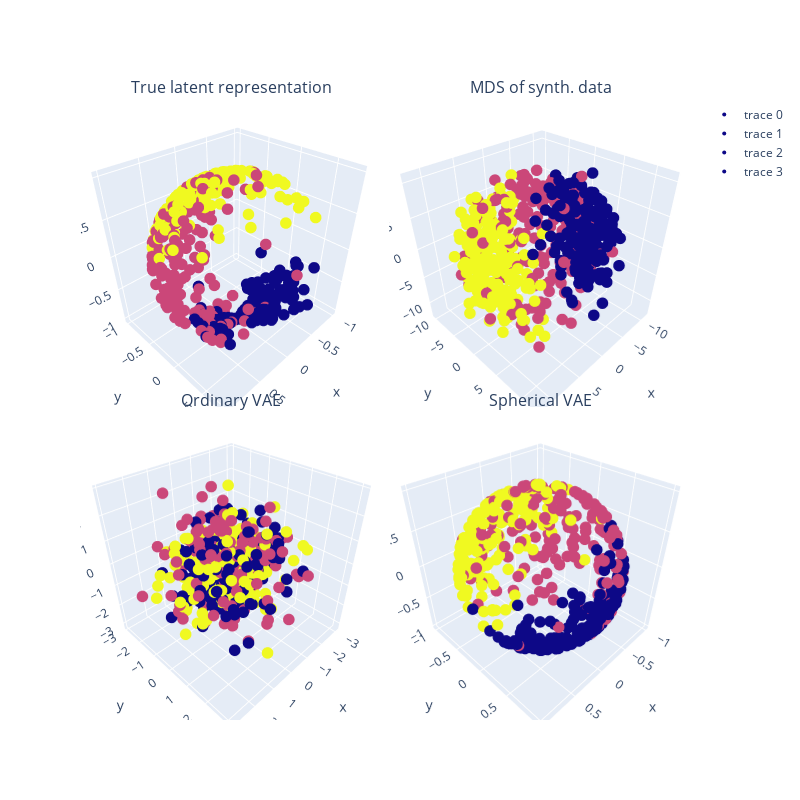

The notebook cell this image was saved under:
### Markdown cell above
# All together

### Code cell
fig.update_layout(width=800, height=800)

### Figure 1 — Plotly figure (JSON) as saved in the notebook; plotly's stock layout.template omitted (floating-point values rounded to 4 significant figures; data arrays with more than 128 entries replaced by an {"elided": "..."} marker saying what was removed)
{"data": [{"marker": {"color": {"elided": "500 int values"}, "size": 4}, "mode": "markers", "scene": "scene", "type": "scatter3d", "x": {"elided": "500 float values"}, "y": {"elided": "500 float values"}, "z": {"elided": "500 float values"}}, {"marker": {"color": {"elided": "500 int values"}, "size": 4}, "mode": "markers", "scene": "scene2", "type": "scatter3d", "x": {"elided": "500 float values"}, "y": {"elided": "500 float values"}, "z": {"elided": "500 float values"}}, {"marker": {"color": {"elided": "500 int values"}, "size": 4}, "mode": "markers", "scene": "scene4", "type": "scatter3d", "x": {"elided": "500 float values"}, "y": {"elided": "500 float values"}, "z": {"elided": "500 float values"}}, {"marker": {"color": {"elided": "500 int values"}, "size": 4}, "mode": "markers", "scene": "scene3", "type": "scatter3d", "x": {"elided": "500 float values"}, "y": {"elided": "500 float values"}, "z": {"elided": "500 float values"}}], "layout": {"annotations": [{"font": {"size": 16}, "showarrow": false, "text": "True latent representation", "x": 0.2475, "xanchor": "center", "xref": "paper", "y": 1, "yanchor": "bottom", "yref": "paper"}, {"font": {"size": 16}, "showarrow": false, "text": "MDS of synth. data", "x": 0.7525, "xanchor": "center", "xref": "paper", "y": 1, "yanchor": "bottom", "yref": "paper"}, {"font": {"size": 16}, "showarrow": false, "text": "Ordinary VAE", "x": 0.2475, "xanchor": "center", "xref": "paper", "y": 0.495, "yanchor": "bottom", "yref": "paper"}, {"font": {"size": 16}, "showarrow": false, "text": "Spherical VAE", "x": 0.7525, "xanchor": "center", "xref": "paper", "y": 0.495, "yanchor": "bottom", "yref": "paper"}], "height": 800, "scene": {"domain": {"x": [0, 0.495], "y": [0.505, 1]}}, "scene2": {"domain": {"x": [0.505, 1], "y": [0.505, 1]}}, "scene3": {"domain": {"x": [0, 0.495], "y": [0, 0.495]}}, "scene4": {"domain": {"x": [0.505, 1], "y": [0, 0.495]}}, "width": 800}}
